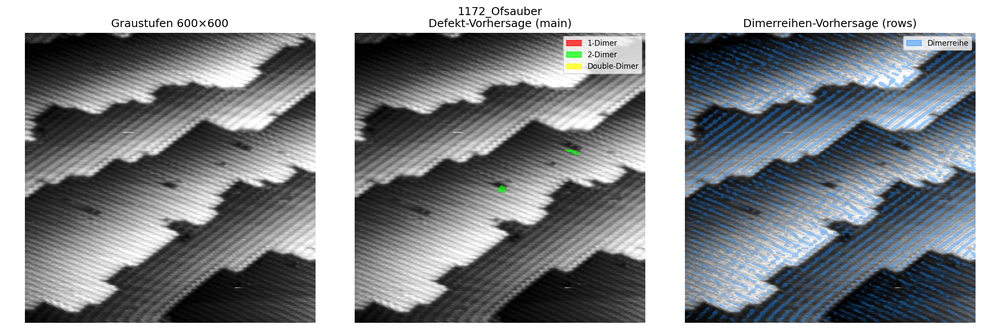
#> input picture runs/multitask_test/predictions_real_tripanel/1172_Ofsauber_tripanel.png, 1000 x 333 px, shrunk from 2250 x 750 before the run; its folder holds only this picture in this run
$ python -i postprocessing.py   (imports and definitions only)
#> lines starting #> are read from the running program, lines starting #| are printed output that depends on the picture
import numpy as np
import random
from PIL import Image, ImageFilter
import math
import cv2


# [231 lines left out: functions blur_terrace_edges, apply_surface_tilt_and_oscillation, apply_dimer_amplitude_noise, white_artifacts, not called in this run]


def build_xy_flow(
    H: int,
    W: int,
    max_shift_px: float = 8.0,
    freq_min: float = 1/600.0,
    freq_max: float = 1/150.0,
    strength: float = 1.5,
    rng: np.random.Generator | None = None,
) -> tuple[np.ndarray, np.ndarray]:
    """
    Baut ein deterministisches Flowfeld map_x/map_y (float32) für cv2.remap.
    """
    if rng is None:
        rng = np.random.default_rng()

    fx = rng.uniform(freq_min, freq_max)
    fy = rng.uniform(freq_min, freq_max)
    phase_x = rng.uniform(0.0, 2.0 * math.pi)
    phase_y = rng.uniform(0.0, 2.0 * math.pi)

    xs = np.linspace(0, 1, W, dtype=np.float32)
    ys = np.linspace(0, 1, H, dtype=np.float32)
    X, Y = np.meshgrid(xs, ys)

    shift_x = (
        max_shift_px * strength
        * np.sin(2 * math.pi * fx * X + phase_x)
        * np.cos(2 * math.pi * fy * Y + phase_y)
    )

    shift_y = (
        max_shift_px * strength
        * np.cos(2 * math.pi * fx * X + phase_x)
        * np.sin(2 * math.pi * fy * Y + phase_y)
    )

    map_x = (X * (W - 1) + shift_x).astype(np.float32)
    map_y = (Y * (H - 1) + shift_y).astype(np.float32)

    map_x = np.clip(map_x, 0, W - 1)
    map_y = np.clip(map_y, 0, H - 1)

    return map_x, map_y


def apply_flow_bilinear_u8(img_u8: np.ndarray, map_x: np.ndarray, map_y: np.ndarray) -> np.ndarray:
    """
    Bilinear remap für Graustufenbilder.
    """
    out = cv2.remap(
        img_u8,
        map_x,
        map_y,
        interpolation=cv2.INTER_LINEAR,
        borderMode=cv2.BORDER_REFLECT101,
    )
    return out.astype(np.uint8)


# [13 lines left out: function apply_flow_nearest_u8, not called in this run]


def distort_xy(
    img_pil: Image.Image,
    msk_pil: Image.Image | None = None,
    max_shift_px: float = 8.0,
    freq_min: float = 1/600.0,
    freq_max: float = 1/150.0,
    strength: float = 1.5,
    rng: np.random.Generator | None = None,
):
    """
    Backward-kompatibel: baut intern Flow und remappt Bild (bilinear) + optional Maske (nearest).
    """
    img = np.array(img_pil.convert("L"), dtype=np.uint8)
    H, W = img.shape

    map_x, map_y = build_xy_flow(
        H, W,
        max_shift_px=max_shift_px,
        freq_min=freq_min,
        freq_max=freq_max,
        strength=strength,
        rng=rng,
    )

    img_out = apply_flow_bilinear_u8(img, map_x, map_y)
    img_out_pil = Image.fromarray(img_out, mode="L")

    if msk_pil is None:
        return img_out_pil

    mask = np.array(msk_pil.convert("L"), dtype=np.uint8)
    if mask.shape != img.shape:
        raise ValueError("Maske und Bild müssen gleiche Größe haben.")

    mask_out = apply_flow_nearest_u8(mask, map_x, map_y, border_value=0)
    mask_out_pil = Image.fromarray(mask_out, mode="L")

    return img_out_pil, mask_out_pil


# [56 lines left out: function distort_zones, not called in this run]

>>> from PIL import Image
>>> picture = Image.open('../../runs/multitask_test/predictions_real_tripanel/1172_Ofsauber_tripanel.png')
#> picture is the input picture: PIL image 1000x333 RGBA; mean R, G, B, A 137.5, 141.2, 144.6, 255
>>> result = distort_xy(picture)
#> in distort_xy, `img = np.array(img_pil.convert("L"), dtype=np.uint8)`:
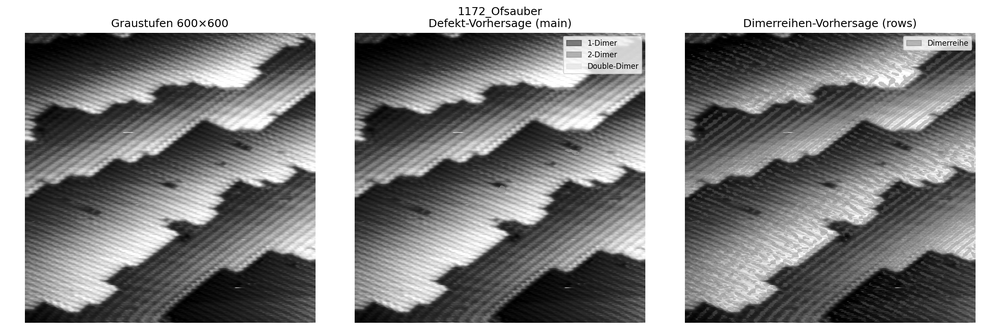
#> img: shape (333, 1000); min 0, max 255, mean 140.5
#> in apply_flow_bilinear_u8, `out = cv2.remap( img_u8, map_x, map_y, interpolation=cv2.INTER_LINEAR,..`:
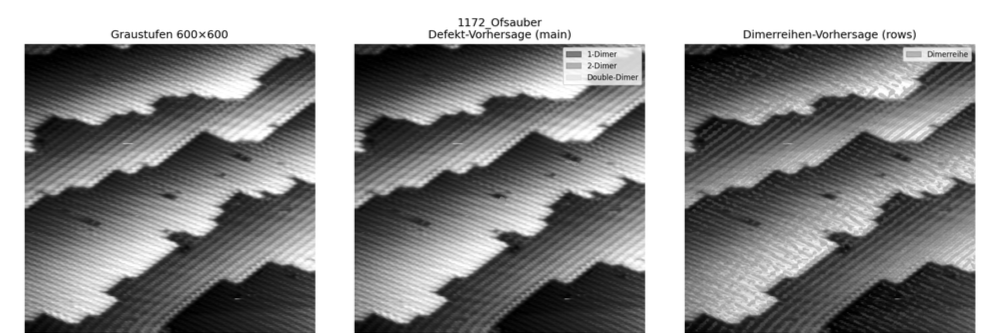
#> out: shape (333, 1000); min 0, max 255, mean 141.1

$ run again, on runs/multitask_test/predictions_real_tripanel/1183_Ofsauber_positiv_tripanel.png
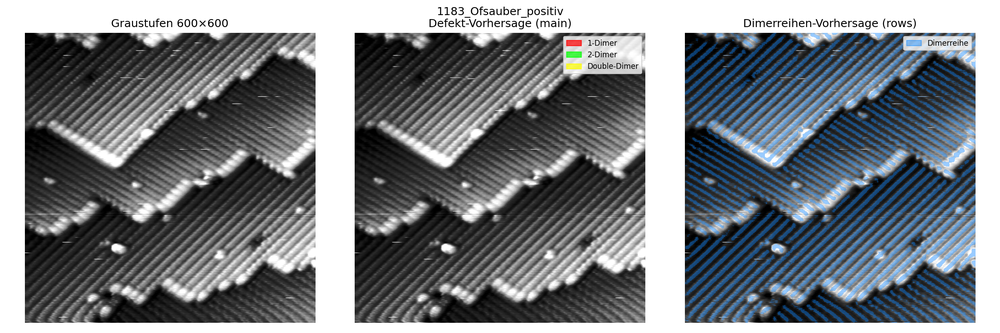
#> input picture runs/multitask_test/predictions_real_tripanel/1183_Ofsauber_positiv_tripanel.png, 1000 x 333 px, shrunk from 2250 x 750 before the run
#> picture is the input picture: PIL image 1000x333 RGBA; mean R, G, B, A 120.9, 125.5, 130.1, 255
#> in distort_xy, `img = np.array(img_pil.convert("L"), dtype=np.uint8)`:
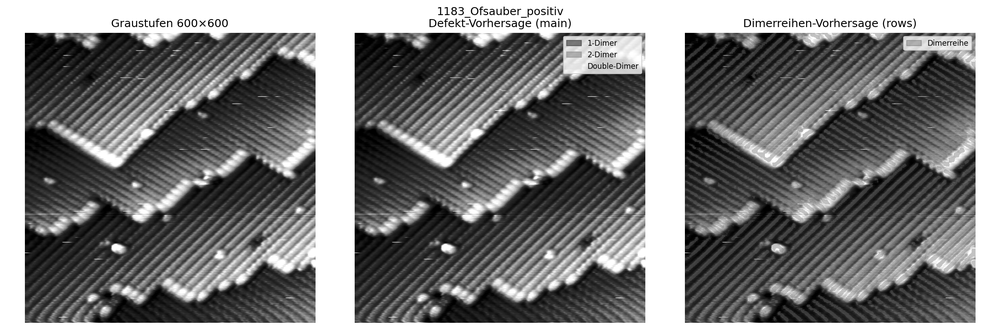
#> img: shape (333, 1000); min 0, max 255, mean 124.6
#> in apply_flow_bilinear_u8, `out = cv2.remap( img_u8, map_x, map_y, interpolation=cv2.INTER_LINEAR,..`:
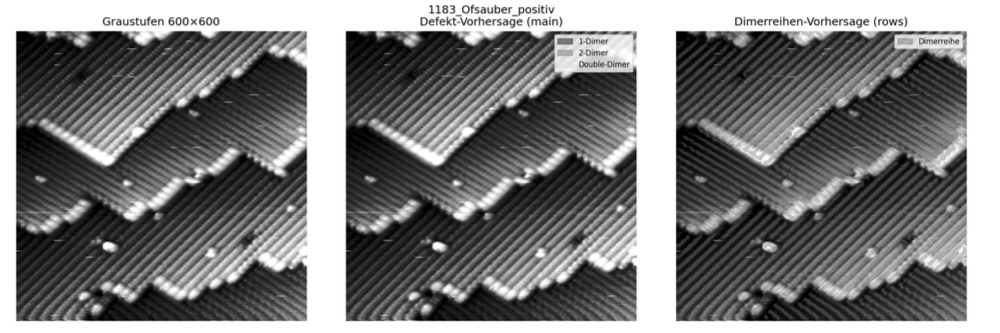
#> out: shape (333, 1000); min 0, max 255, mean 124.7

$ run again, on runs/multitask_test/predictions_real_tripanel/1455_OFsauber_1-99_tripanel.png
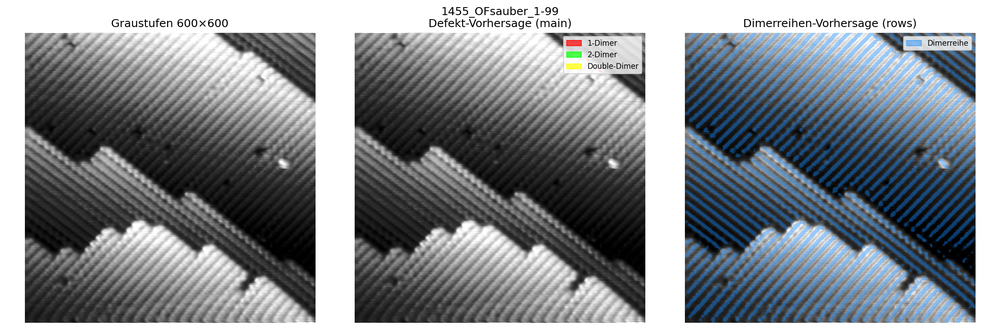
#> input picture runs/multitask_test/predictions_real_tripanel/1455_OFsauber_1-99_tripanel.png, 1000 x 333 px, shrunk from 2250 x 750 before the run
#> picture is the input picture: PIL image 1000x333 RGBA; mean R, G, B, A 133.4, 138.2, 143, 255
#> in distort_xy, `img = np.array(img_pil.convert("L"), dtype=np.uint8)`:
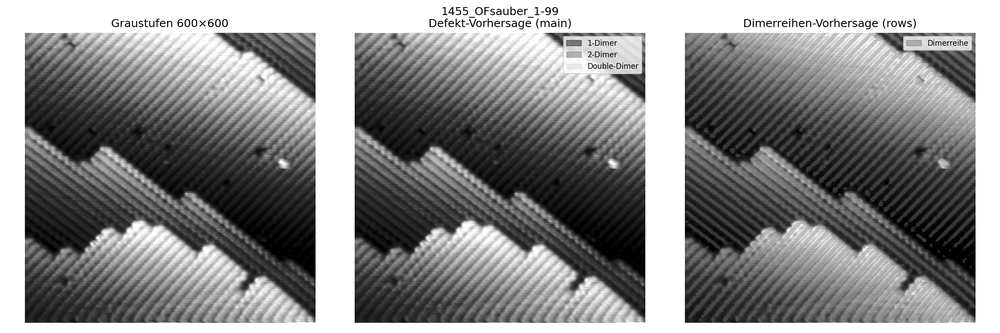
#> img: shape (333, 1000); min 0, max 255, mean 137.3
#> in apply_flow_bilinear_u8, `out = cv2.remap( img_u8, map_x, map_y, interpolation=cv2.INTER_LINEAR,..`:
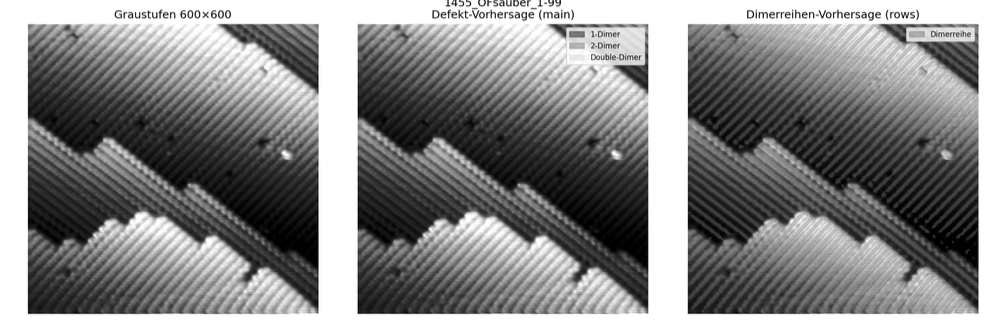
#> out: shape (333, 1000); min 0, max 255, mean 137.5

$ run again, on runs/multitask_test/predictions_real_tripanel/1584_OFsauber_1-99_tripanel.png
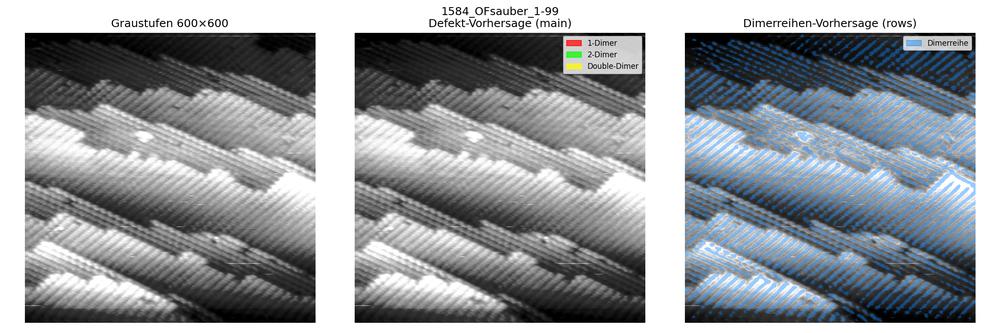
#> input picture runs/multitask_test/predictions_real_tripanel/1584_OFsauber_1-99_tripanel.png, 1000 x 333 px, shrunk from 2250 x 750 before the run
#> picture is the input picture: PIL image 1000x333 RGBA; mean R, G, B, A 147.9, 152.1, 156.2, 255
#> in distort_xy, `img = np.array(img_pil.convert("L"), dtype=np.uint8)`:
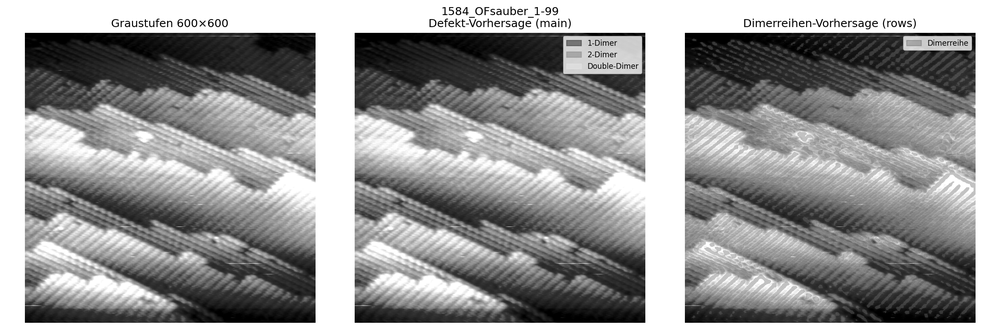
#> img: shape (333, 1000); min 0, max 255, mean 151.3
#> in apply_flow_bilinear_u8, `out = cv2.remap( img_u8, map_x, map_y, interpolation=cv2.INTER_LINEAR,..`:
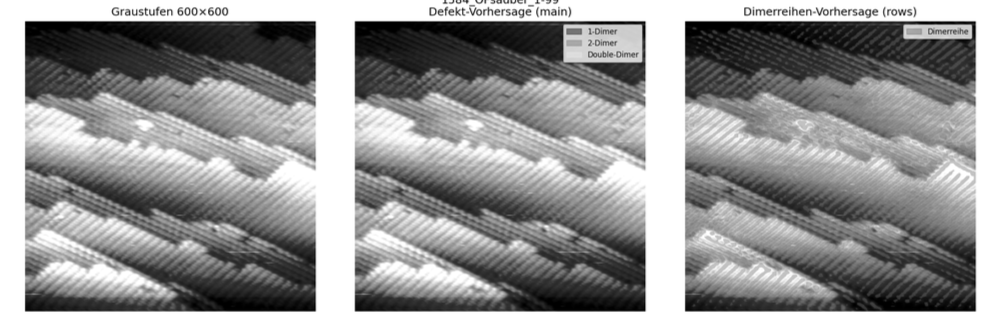
#> out: shape (333, 1000); min 0, max 255, mean 151.4
